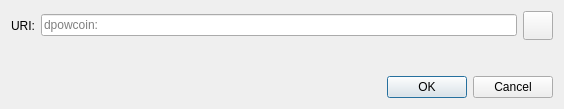
<?xml version="1.0" encoding="UTF-8"?>
<ui version="4.0">
 <class>OpenURIDialog</class>
 <widget class="QDialog" name="OpenURIDialog">
  <property name="geometry">
   <rect>
    <x>0</x>
    <y>0</y>
    <width>564</width>
    <height>109</height>
   </rect>
  </property>
  <property name="windowTitle">
   <string>Open dpowcoin URI</string>
  </property>
  <layout class="QVBoxLayout" name="verticalLayout">
   <item>
    <layout class="QHBoxLayout" name="horizontalLayout">
     <item>
      <widget class="QLabel" name="label">
       <property name="text">
        <string>URI:</string>
       </property>
      </widget>
     </item>
     <item>
      <widget class="QValidatedLineEdit" name="uriEdit">
       <property name="placeholderText">
        <string notr="true">dpowcoin:</string>
       </property>
      </widget>
     </item>
     <item>
      <widget class="QToolButton" name="pasteButton">
       <property name="toolTip">
        <string extracomment="Tooltip text for button that allows you to paste an address that is in your clipboard.">Paste address from clipboard</string>
       </property>
       <property name="text">
        <string/>
       </property>
       <property name="icon">
        <iconset resource="../bitcoin.qrc">
         <normaloff>:/icons/editpaste</normaloff>:/icons/editpaste
        </iconset>
       </property>
       <property name="iconSize">
        <size>
         <width>22</width>
         <height>22</height>
        </size>
       </property>
      </widget>
     </item>
    </layout>
   </item>
   <item>
    <spacer name="verticalSpacer">
     <property name="orientation">
      <enum>Qt::Vertical</enum>
     </property>
     <property name="sizeHint" stdset="0">
      <size>
       <width>20</width>
       <height>40</height>
      </size>
     </property>
    </spacer>
   </item>
   <item>
    <widget class="QDialogButtonBox" name="buttonBox">
     <property name="orientation">
      <enum>Qt::Horizontal</enum>
     </property>
     <property name="standardButtons">
      <set>QDialogButtonBox::Cancel|QDialogButtonBox::Ok</set>
     </property>
    </widget>
   </item>
  </layout>
 </widget>
 <customwidgets>
  <customwidget>
   <class>QValidatedLineEdit</class>
   <extends>QLineEdit</extends>
   <header>qt/qvalidatedlineedit.h</header>
  </customwidget>
 </customwidgets>
 <resources/>
 <connections>
  <connection>
   <sender>buttonBox</sender>
   <signal>accepted()</signal>
   <receiver>OpenURIDialog</receiver>
   <slot>accept()</slot>
   <hints>
    <hint type="sourcelabel">
     <x>248</x>
     <y>254</y>
    </hint>
    <hint type="destinationlabel">
     <x>157</x>
     <y>274</y>
    </hint>
   </hints>
  </connection>
  <connection>
   <sender>buttonBox</sender>
   <signal>rejected()</signal>
   <receiver>OpenURIDialog</receiver>
   <slot>reject()</slot>
   <hints>
    <hint type="sourcelabel">
     <x>316</x>
     <y>260</y>
    </hint>
    <hint type="destinationlabel">
     <x>286</x>
     <y>274</y>
    </hint>
   </hints>
  </connection>
 </connections>
</ui>
